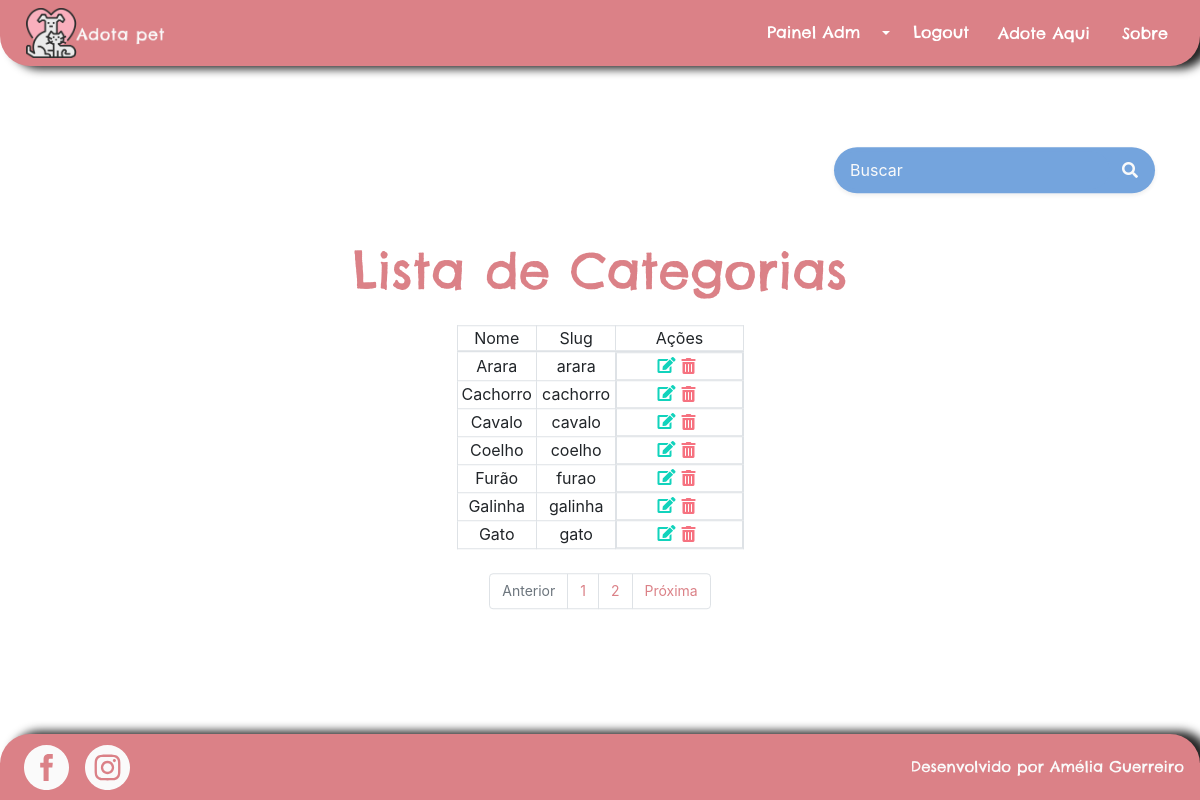
The page /categoria/lista_categorias/ (signed in) on the database as committed earlier.
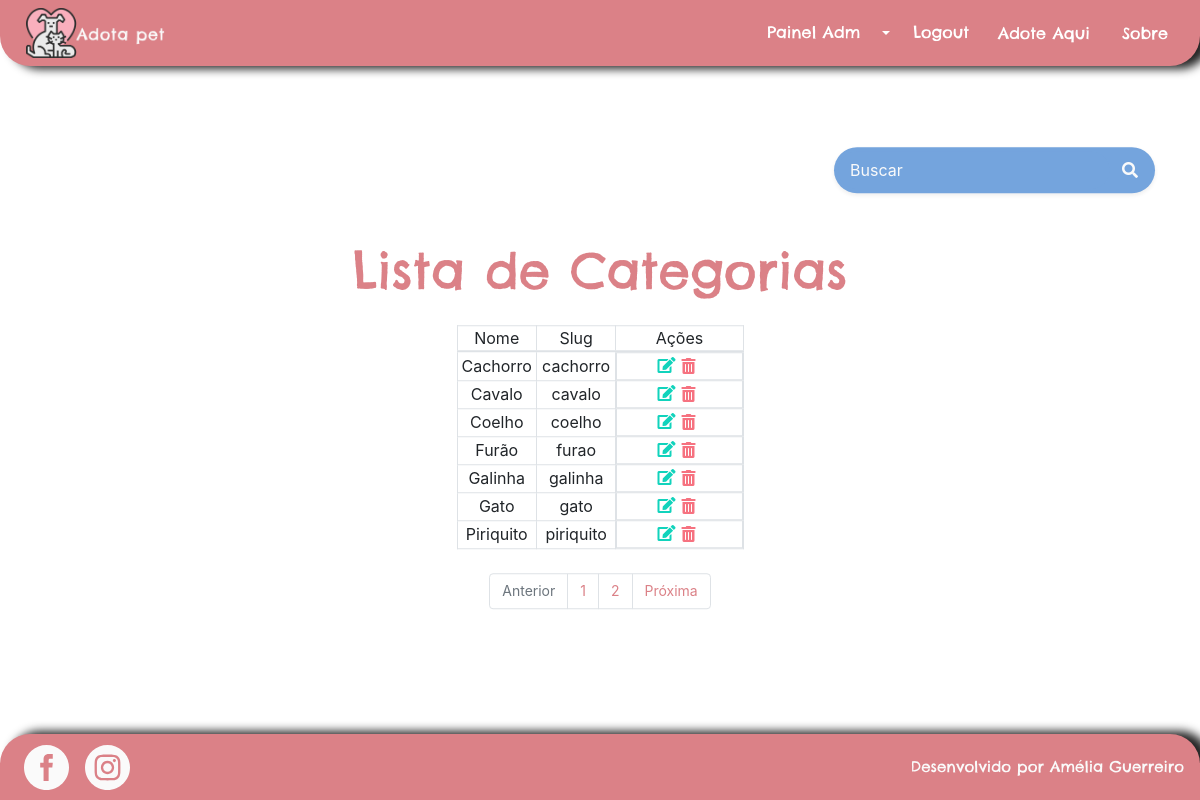
The same page on the database as committed later.
### categoria/models.py (models this page shows)
class Categoria(models.Model):
    nome = models.CharField(max_length=70, db_index=True, unique=True)
    slug = models.SlugField(max_length=70)
    class Meta:
        db_table = 'categoria'
        ordering = ('nome', )
    def __str__(self):
        return self.nome

### categoria/views.py (the view)
# urls.py: path('lista_categorias/', views.lista_categorias, name='lista_categorias'),
@user_passes_test(lambda u: u.is_staff)
def lista_categorias(request):
    form = PesquisaCategoriaForm(request.GET)
    if form.is_valid():
        query_string = form.cleaned_data['query_string']
        lista_de_categorias = Categoria.objects.filter(nome__icontains=query_string).order_by('nome')
        paginator = Paginator(lista_de_categorias, 7)
        pagina = request.GET.get('pagina')
        page_obj = paginator.get_page(pagina)
        print(lista_de_categorias)
        print(page_obj)
        return render(request, 'categoria/pesquisa_categoria.html', {'categorias': page_obj, 'form': form, 'query_string': query_string})
    else:
        raise ValueError("Ocorreu um erro inesperado ao tentar recuperar a categoria.")

### categoria/forms.py
class PesquisaCategoriaForm(forms.Form):
    query_string = forms.CharField(
        widget=forms.TextInput(attrs={'class': 'form-control border-0 bg-secondary', 'max-lenght': '100',
                                      'placeholder': 'Buscar', 'aria-describedby': 'button-addon1',
                                      'style': 'border-radius: 25px; background-color: var(--blue) !important; color: var(--white)'}, ),
        required=False
    )

### categoria/templates/categoria/pesquisa_categoria.html (shortened to what the changed rows need)
{% extends "base.html" %}
{% load static %}
{% block corpo %}
    <div class="container position-absolute m-0"
         style="transform: translate(-50%, -50%); -ms-transform: translate(-50%, -50%); top: 50%; left: 50%">
        {% if categorias %}
            <h1 class="mb-4 mt-4 text-center text-primary" style="font-size: 50px">Lista de Categorias</h1>
            <table class=" table-bordered mx-auto mb-4">
                <thead>
                <tr>
                    <th class="text-center" width="25%">Nome</th>
                    <th class="text-center" width="25%">Slug</th>
                    <th class="text-center" width="40%">Ações</th>
                </tr>
                </thead>
                <tbody>
                {% for categoria in categorias %}
                    <tr>
                            <td class="text-center align-middle">
                                {{ categoria.nome }}
                            </td>
                            <td class="text-center align-middle">
                                {{ categoria.slug }}
                            </td>
                             <td class="text-center align-middle d-inline-flex w-100 justify-content-center">
                                 <a href="{% url 'categoria:edita_categoria' categoria.id %}">
                                     <i class="fas fa-edit" style="color: var(--success)"></i>
                                 </a>
                                 <form action="{% url 'categoria:remove_categoria' categoria.id %}" method="POST" class="d-inline">
                                     <button type="submit" class='text-decoration-none border-0 confirm-delete'
                                             onclick="return confirm('Deseja deletar?')" style="background: none ">
                                        <i class="fas fa-trash-alt" style="color: var(--danger)"></i>
                                     </button>
                                 </form>
                            </td>
                    </tr>
                {% endfor %}
                </tbody>
            </table>
            <div style='font-size: 14px; margin-bottom: 28px' class="justify-content-center d-flex">
                {% if categorias.has_other_pages %}
                    <ul class='pagination'>
                        {% for i in categorias.paginator.page_range %}
                            {% if pets.number == i %}
                                <li class='page-item active'><a class='page-link' href='#'>{{ i }} </a></li>
                            {% else %}
                                <li class='page-item'><a class='page-link'
                                                         href='?pagina={{ i }}&query_string={{ query_string }}'>{{ i }}</a>
                                </li>
                            {% endif %}
                        {% endfor %}
                    </ul>
                {% endif %}
            </div>
        {% endif %}
    </div>
{% endblock %}

Rows that differ between the two databases and show on the page:
removed Categoria: nome "Arara", slug "arara"
now on this page (row unchanged): Categoria: nome "Piriquito", slug "piriquito"
